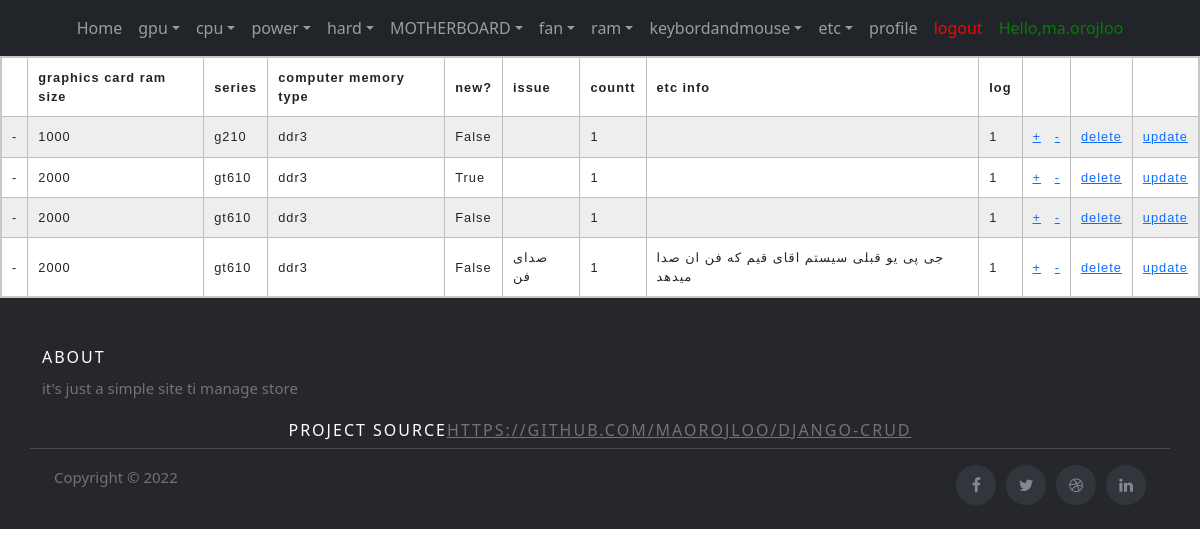
Screenshot of /gpu/ (signed in) with the database file from the repository.
### stuffs/models.py (models this page shows, shortened)
class gpu(models.Model):
    graphics_card_ram_size = models.SmallIntegerField()
    series=models.CharField(max_length=10)
    computer_memory_type = models.CharField(max_length=10)
    log=models.CharField(max_length=300)
    new = models.BooleanField(null=True, blank=True)#*
    issue = models.CharField(max_length=100, blank=True)#*
    countt=models.SmallIntegerField()#*
    etc = models.CharField(max_length=100,blank=True)#*

### stuffs/views.py (the view)
# urls.py: path('gpu/',list_stuffs,name='list_stuffs'),
@login_required(login_url='/login/') #redirect when user is not logged in
def list_stuffs(request):
    gpus = gpu.objects.all()
    return render(request,'gpu.html',{'gpus':gpus})

### stuffs/templates/gpu.html (shortened to what this page needs)
{% extends 'base.html' %}
{%  load static %}
    {% block content %}
    <link rel="stylesheet"  href="{%  static  'stuffs/css/zebrastrepedtable.css'  %}">
    <link rel="stylesheet"  href="{%  static  'stuffs/css/logp.css'  %}">
        <table>
            <tr>
                <th></th>
                <th>graphics card ram size</th>
                <th>series</th>
                <th>computer memory type</th>
                <th>new?</th>
                <th>issue</th>
                <th>countt</th>
                <th>etc info</th>
                <th>log</th>
                <th>  </th>
                <th>  </th>
                <th>  </th>
                </tr>
        {% for gpu in gpus  %}
        {% with table='gpu' %}
            <tr>
            <td>-</td>
            <td>{{gpu.graphics_card_ram_size}}</td>
            <td>{{gpu.series}}</td>
            <td>{{gpu.computer_memory_type}}</td>
            <td>{{gpu.new}}</td>
            <td>{{gpu.issue}}</td>
            <td>{{gpu.countt}}</td>
            <td>{{gpu.etc}}</td>
            <td>{{ gpu.log }}</td>
            <td><a href="{% url 'gpu_plusone' table gpu.id %}" >+</a>&nbsp;&nbsp;&nbsp;<a href="{% url 'gpu_minusone' table gpu.id %}" >-</a></td>
            <td><a href="{% url 'delete_gpu' table gpu.id %}">delete</a></td>
            <td><a href="{% url 'update_gpu' table gpu.id  %}">update</a></td>
            </tr>
            {% endwith %}
        {% endfor %}
        </table>
    {% endblock content %}

### stuffs/templates/base.html (shortened to what this page needs)
{% load static %}
<!DOCTYPE html>
<html>
    <link href="https://cdn.jsdelivr.net/npm/bootstrap@5.1.3/dist/css/bootstrap.min.css" rel="stylesheet">
    <link rel="stylesheet"  href="{%  static  'stuffs/css/headerandfooter.css'  %}">
<head>
</head>
<body>
	<link rel="stylesheet" href="https://stackpath.bootstrapcdn.com/font-awesome/4.7.0/css/font-awesome.min.css">
		<nav class="navbar navbar-expand-lg navbar-dark ftco_navbar bg-dark ftco-navbar-light" id="ftco-navbar">
	    <div class="container-fluid">
	      <div class="collapse navbar-collapse" id="ftco-nav">
	        <ul class="navbar-nav m-auto">
	        	<li class="nav-item active"><a href="#" class="nav-link">Home</a></li>
            <li class="nav-item dropdown">
              <a class="nav-link dropdown-toggle" href="{% url  'list_stuffs' %}" id="dropdown04" data-toggle="dropdown" aria-haspopup="true" aria-expanded="false">gpu</a>
            </li>
<li class="nav-item dropdown">
              <a class="nav-link dropdown-toggle" href="{% url  'cpu_list' %}" id="dropdown04" data-toggle="dropdown" aria-haspopup="true" aria-expanded="false">cpu</a>
            </li>
<li class="nav-item dropdown">
              <a class="nav-link dropdown-toggle" href="{% url  'power_list' %}" id="dropdown04" data-toggle="dropdown" aria-haspopup="true" aria-expanded="false">power</a>
            </li>
<li class="nav-item dropdown">
              <a class="nav-link dropdown-toggle" href="{% url  'hard_list' %}" id="dropdown04" data-toggle="dropdown" aria-haspopup="true" aria-expanded="false">hard</a>
            </li>
<li class="nav-item dropdown">
              <a class="nav-link dropdown-toggle" href="{% url  'MOTHERBOARD_list' %}" id="dropdown04" data-toggle="dropdown" aria-haspopup="true" aria-expanded="false">MOTHERBOARD</a>
            </li>
<li class="nav-item dropdown">
              <a class="nav-link dropdown-toggle" href="{% url  'fan_list' %}" id="dropdown04" data-toggle="dropdown" aria-haspopup="true" aria-expanded="false">fan</a>
            </li>
<li class="nav-item dropdown">
              <a class="nav-link dropdown-toggle" href="{% url  'ram_list' %}" id="dropdown04" data-toggle="dropdown" aria-haspopup="true" aria-expanded="false">ram</a>
            </li>
<li class="nav-item dropdown">
              <a class="nav-link dropdown-toggle" href="{% url  'keybordandmouse_list' %}" id="dropdown04" data-toggle="dropdown" aria-haspopup="true" aria-expanded="false">keybordandmouse</a>
            </li>
<li class="nav-item dropdown">
              <a class="nav-link dropdown-toggle" href="{% url  'etc_list' %}" id="dropdown04" data-toggle="dropdown" aria-haspopup="true" aria-expanded="false">etc</a>
            </li>
              {% if user.is_authenticated%}
              <li class="nav-item"><a href="/profile" class="nav-link">profile</a></li>
              <li class="nav-item"><a href="/logout" style="color: red;" class="nav-link">logout</a></li>
                {% else %}
                <li class="nav-item"><a href="/login" style="color: red;" class="nav-link">login</a></li>
                {% endif %}
            {% if user.is_authenticated%}
	          <li class="nav-item"><a href="" style="color: green;" class="nav-link">Hello,{{ user.username }}</a></li>
            {% endif %}
	        </ul>
	      </div>
	    </div>
	  </nav>
<div >
    <dev calss='container-s'>
    {% block content%}{%endblock%}
    </dev>
  </div>
<div  >
<footer class="site-footer">
    <div class="container">
      <div class="row">
        <div class="col-sm-12 col-md-6">
          <h6>About</h6>
          <p class="text-justify">it's just a simple site ti manage store</p>
        </div>
        <h6 align="center" >project source<a href="https://github.com/maorojloo/Django-CRUD" target="blank">https://github.com/maorojloo/Django-CRUD</a></h6><br/>
      <hr>
    </div>
    <div class="container">
      <div class="row">
        <div class="col-md-8 col-sm-6 col-xs-12">
          <p class="copyright-text">Copyright &copy; 2022
          </p>
        </div>
        <div class="col-md-4 col-sm-6 col-xs-12">
          <ul class="social-icons">
            <li><a class="facebook" href="#"><i class="fa fa-facebook"></i></a></li>
            <li><a class="twitter" href="#"><i class="fa fa-twitter"></i></a></li>
            <li><a class="dribbble" href="#"><i class="fa fa-dribbble"></i></a></li>
            <li><a class="linkedin" href="#"><i class="fa fa-linkedin"></i></a></li>
          </ul>
        </div>
      </div>
    </div>
  </div>
</footer>
</body>
</html>

### stuffs/static/stuffs/css/headerandfooter.css (style rules this page uses)
.site-footer { background-color:#26272b; padding:45px 0 20px; font-size:15px; line-height:24px; color:#737373; }
.site-footer hr { border-top-color:#bbb; opacity:0.5 }
.site-footer h6 { color:#fff; font-size:16px; text-transform:uppercase; margin-top:5px; letter-spacing:2px }
.site-footer a { color:#737373; }
.site-footer .social-icons { text-align:right }
.site-footer .social-icons a { width:40px; height:40px; line-height:40px; margin-left:6px; margin-right:0; border-radius:100%; background-color:#33353d }
.copyright-text { margin:0 }
.social-icons { padding-left:0; margin-bottom:0; list-style:none }
.social-icons li { display:inline-block; margin-bottom:4px }
.social-icons a { background-color:#eceeef; color:#818a91; font-size:16px; display:inline-block; line-height:44px; width:44px; height:44px; text-align:center; margin-right:8px; border-radius:100%; -webkit-transition:all .2s linear; -o-transition:all .2s linear; transition:all .2s linear }

### stuffs/static/stuffs/css/zebrastrepedtable.css (style rules this page uses)
td, th { border: 1px solid rgb(190, 190, 190); padding: 10px; }
tr:nth-child(even) { background-color: #eee; }
table { border-collapse: collapse; border: 2px solid rgb(200, 200, 200); letter-spacing: 1px; font-family: sans-serif; font-size: .8rem; }

### rows the page displays
gpu: graphics_card_ram_size "1000", series "g210", computer_memory_type "ddr3", new "False", countt "1", log "1"
gpu: graphics_card_ram_size "2000", series "gt610", computer_memory_type "ddr3", new "True", countt "1", log "1"
gpu: graphics_card_ram_size "2000", series "gt610", computer_memory_type "ddr3", new "False", countt "1", log "1"
gpu: graphics_card_ram_size "2000", series "gt610", computer_memory_type "ddr3", new "False", issue "صدای فن", countt "1", etc "جی پی یو قبلی سیستم اقای قیم که فن ان صدا میدهد", log "1"

### other values shown
{{ user.username }} "ma.orojloo"
